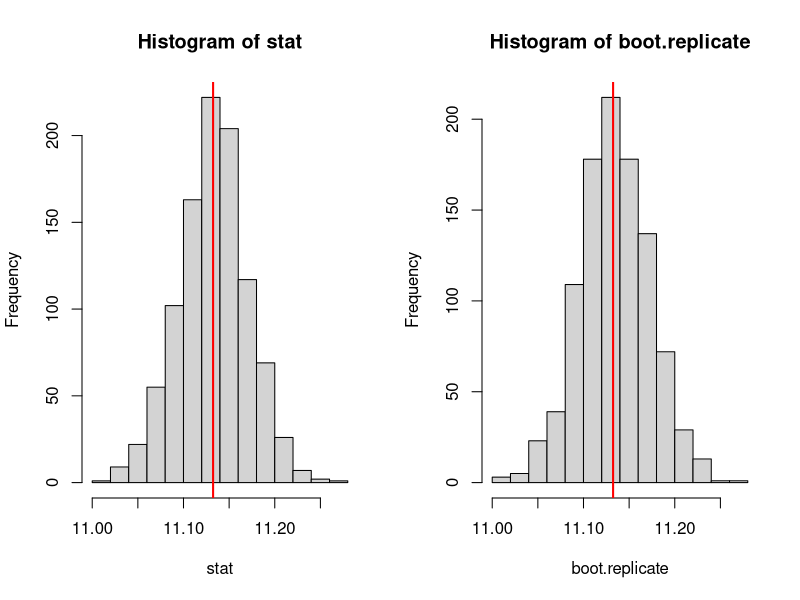
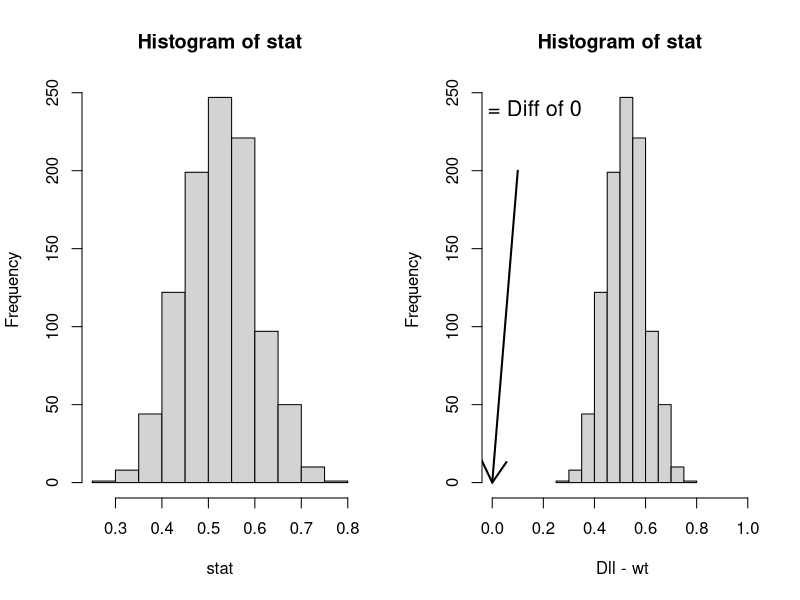

Here is the R script that generated these plots, in order:
# Written by Ian Dworkin - last modified on October 26th 2012



# Chunk 1: the basic non-parametric bootstrap, using explicit function calls
# Chunk 2: A bias in the percentile confidence intervals produced by bootstrapping...
# Chunk 3: An example of a basic bootstrapping approach for a statistical test (for clarity)

# Read in, and set up data as usual.
setwd("/Users/ian/R/R scripts/Dll data/") 
dll.data = read.csv("dll.csv", header=TRUE) 

#dll.data = read.csv("http://datadryad.org/bitstream/handle/10255/dryad.8377/dll.csv",
#   header=TRUE)

dll.data <- na.omit(dll.data)  
dll.data$temp <- as.factor(dll.data$temp)
dll.data$replicate <- as.factor(dll.data$replicate)

####Chunk 1: the basic non parametric bootstrap to generate CIs for the mean
# This function is in fact longer than it needs to be, but this is for clarity.
# It is very simple, but allows us to bootstrap the mean

BootstrapMean <- function(X=dll.data$SCT){
	x.boot <- sample(X, size=length(X), replace=T)
	mean(x.boot) }

N <- 1000 # How many iterations we are doing.

# Use replicate to do N iterations
boot.replicate <- replicate(1000, BootstrapMean() )


# Or we can do it as a for loop
stat = rep(NA, N) # initialize vector to store bootstrap means

#Set up a loop to generate a series of bootstrap samples
for (i in 1:N){  
    stat[i] <- BootstrapMean()}

# quick plot from both replicate and for loop
par(mfrow=c(1,2))    
hist(stat)
abline(v=mean(dll.data$SCT), lwd=2, col="red")
hist(boot.replicate)
abline(v=mean(dll.data$SCT), lwd=2, col="red")

# SE of estimate (parametric)
with(dll.data, sd(SCT)/sqrt(length(SCT)) )


#SE of mean based on bootstrapping
sd(stat) # remember the sd of the means of the bootstrapped values = SE
sd(boot.replicate)

 
# parametric confidence intervals based on assumptions of normality
CI_L <- with(dll.data, mean(SCT) - 1.96*(sd(SCT)/sqrt(length(SCT))))
CI_U <- with(dll.data, mean(SCT) + 1.96*(sd(SCT)/sqrt(length(SCT))))
CI_L; CI_U   # 95% CI

# bootstrapped percentile confidence intervals
quantile(stat, probs = c(0.025, 0.975)) # empirically determined confidence intervals
quantile(boot.replicate, probs = c(0.025, 0.975))




#### Chunk 10: A bias in the percentile confidence intervals produced by bootstrapping...
# BUT THIS APPROACH CAN BE BIASED. The Bias corrected and accelerated (BCa) intervals are preferred. I will make the script available demonstrating the calculations for BCa, but they are a bit fiddly. Instead we will use a powerful library, called boot.
#

library(boot)
# First we write a function that generates a vector of means of SCT for bootstrapping
# Note the "id" variable in the index. This resamples from the index of the object (vector or matrix), not the elements of the object itself!
f1 <- function(y=dll.data$SCT, id)  {mean(y[id])} 

boot.out <- boot(dll.data$SCT, f1, 3000) # calling the boot() function, for 3000 replicates
boot.out
boot.ci(boot.out, conf = 0.95, type = c("basic", "bca", "perc")) # basic and adjusted CI

# Sometimes if you do not do enough bootstrap replicates (at least as many as the number of observations) you can get an error with
# "estimated adjustment 'a' is NA". Try doing more.


# NOT BIASED in this case!!!
##############################


## Chunk 11: An example of a basic bootstrapping approach for a statistical test.
# A non-parametric bootstrap analysis to test for differences in mean # of sex comb teeth between genotypes. This is not really a great way to do it, but in Thursday's lecture I will demonstrate a more general way.
names(dll.data)
levels(dll.data$genotype)
dll.SCT = dll.data[dll.data$genotype=="Dll", "SCT"]   # notice " == "
# selecting observations for the Dll genotype only
dll.SCT = na.omit(dll.SCT)  # removing NA's
l1 = length(dll.SCT)  # length of vector of values

 # and for wild type (wt)
wt.SCT = dll.data[dll.data$genotype=="wt", "SCT"]
wt.SCT = na.omit(wt.SCT)
l2 = length(wt.SCT)

diff.SCT = mean(dll.SCT) - mean(wt.SCT)   # mean differences

      #bootstrap resampling for the means, to compare difference
N= 1000 # number of replicates
stat = numeric(N)
for (i in 1:N){  
    SCT_Boot.dll = BootstrapMean(X=dll.SCT)  
    SCT_Boot.wt = BootstrapMean(X=wt.SCT)
    stat[i] = mean(SCT_Boot.dll) - mean(SCT_Boot.wt)
    }
    
hist(stat) # look at the distribution of resampled differences in means. 
# nothing overlapping with zero

# the pseudo p-value approach is as follows
length(stat[stat<=0])/N   # i.e. how many of the resampled differences are less.. 
 # ..than or equal to zero.  empirical p < 0.0002 (for 5000 resampling events)
 mean(stat) # the mean difference between Dll and wt in #SCT is
  
# make same plot as above clearer by adding some other information
hist(stat, xlim = c(0,1), xlab = " Dll - wt") 
arrows(0.1,200,0,0, lwd =2) # arrow to point to zero, the null hypothesis
text(0.1,240,"Ho = Diff of 0",offset=0, cex = 1.3)
arrows(0.875,880,0.71,600, lwd = 2) # arrow to point to zero, the null hypothesis
text(0.85,920,"Distribution of bootstrapped differences",offset=0, cex = 1.3, col= "red")

# Remember to get an actual p-value we need to do the sampling under the null (which is why the above are just pseudo p-values). You can get this from a permutation test or from sampling with replacement from the differences from random permutations of the data.

##############

# little function to compute the sd of bootstraps using the variance ( a double check)
#datx is the matrix of bootstrapped data, index is which column to use from the matrix
sd.boot.test <- function(datx,index) {
  var.boot <-sum((datx[index,] - mean(datx[index,]))^2)/(N-1)
  print("bootstrap variance & SD", quote=F)
  return(c(var.boot, sqrt(var.boot)))}   
